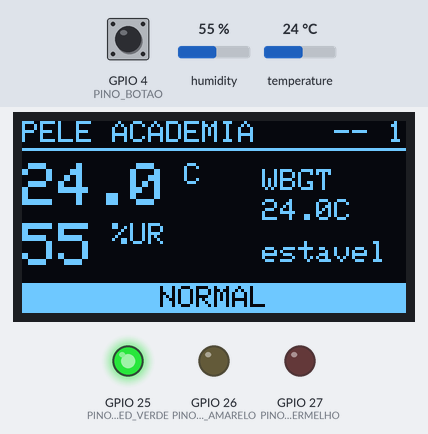
A sketch run on a simulated ESP32. Parts: 128×64 one-colour display, output pins drawn as LEDs (lit = HIGH). Dashed ring = blinking. The inputs (shaded band) are chosen by the test bench; at power-on: temperature 24 °C, GPIO 4 (PINO_BOTAO) HIGH, humidity 55 %. WiFi joins after 1.5 s; servers stay silent unless stated; web services answer with replies made up by the test bench; what the sketch prints to the serial monitor is not drawn.

Above: at 2.7 s.
2.8 s: temperature set to 41 °C
At 4.3 s:
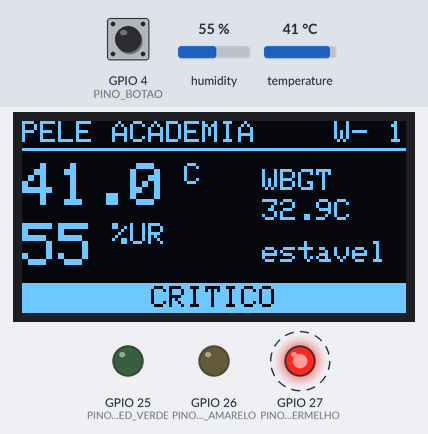
5.9 s: temperature set to 12 °C
At 7.5 s:
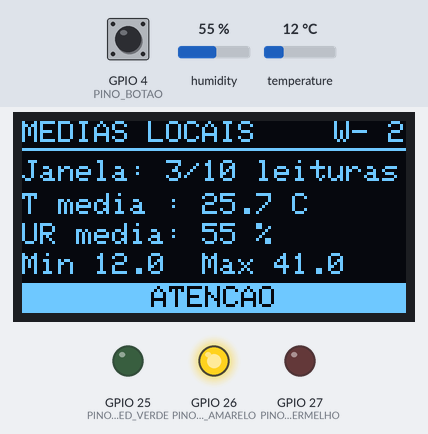
13.0 s: GPIO 4 (PINO_BOTAO) pulled LOW for 0.15 s
At 19.9 s:
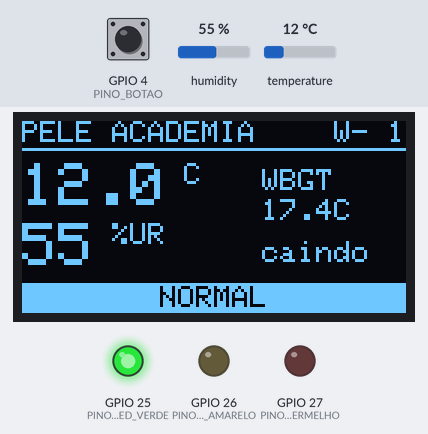
20.2 s: GPIO 4 (PINO_BOTAO) pulled LOW for 1 s
At 20.9 s:
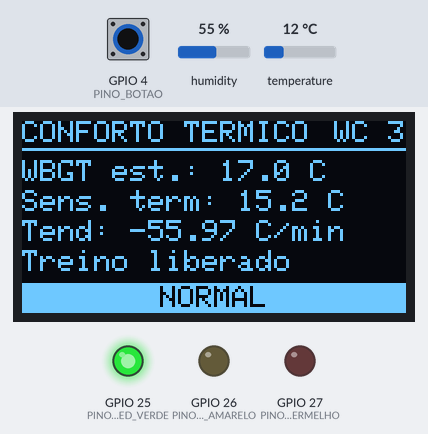
28.3 s: temperature set to 19 °C
At 33.0 s:
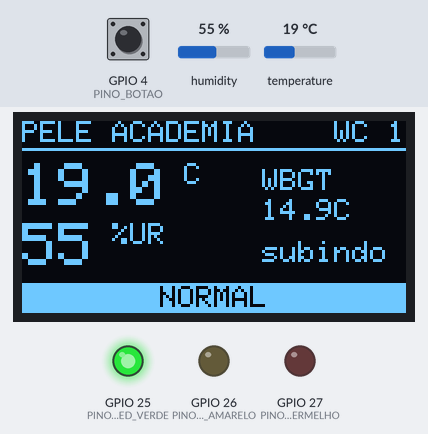
35.4 s: temperature set to 0 °C
At 36.6 s:
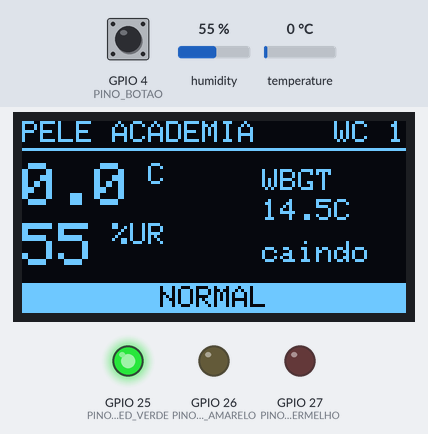
Timing chart, 0 to 38.4 s (numbered marks = the images above; inputs shaded):
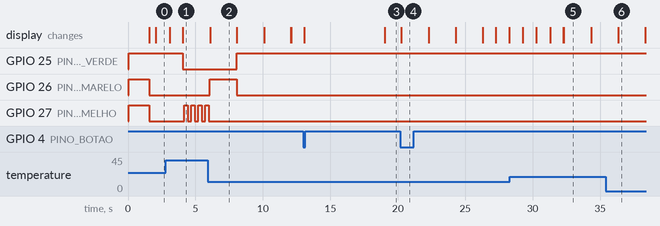

Measured:
- after the input at 2.8 s, GPIO 25 (PINO_LED_VERDE): HIGH → LOW after 1.2 s; GPIO 27 (PINO_LED_VERMELHO): alternates HIGH for 0.26 s and LOW for 0.26 s, starting after 1.4 s; the display: first differs from a run without the input after 1.3 s (image 1)
- after the input at 5.9 s, GPIO 25 (PINO_LED_VERDE): LOW → HIGH after 2.2 s; GPIO 26 (PINO_LED_AMARELO): LOW → HIGH after 0.15 s, → LOW 2.0 s later; GPIO 27 (PINO_LED_VERMELHO): goes on until 6.0 s, then stays LOW; the display: changes after 0.20 s (image 2)
- after the input at 20.2 s, the display: changes after 0.07 s (image 4)
- after the input at 28.3 s, the display: first differs from a run without the input after 4.0 s (image 5)
- after the input at 35.4 s, the display: changes after 0.93 s (image 6)
- what the display in image 2 shows lasts 2.0 s, from 6.1 s to 8.1 s

The sketch:

sketch.ino
```cpp
#include <WiFi.h>
#include <HTTPClient.h>
#include <Wire.h>
#include <Adafruit_GFX.h>
#include <Adafruit_SSD1306.h>
#include <DHT.h>
#include <math.h>

const char* WIFI_SSID  = "Wokwi-GUEST";
const char* WIFI_SENHA = "";
const int   WIFI_CANAL = 6;

const char* TS_WRITE_API_KEY = "1QA5UAK2ICPLZFUK";
const char* TS_URL           = "http://api.thingspeak.com/update";

#define PINO_DHT          15
#define TIPO_DHT          DHT22
#define PINO_LED_VERDE    25
#define PINO_LED_AMARELO  26
#define PINO_LED_VERMELHO 27
#define PINO_BOTAO        4

#define OLED_LARGURA  128
#define OLED_ALTURA   64
#define OLED_ENDERECO 0x3C

const unsigned long INTERVALO_LEITURA_MS   = 2000;
const unsigned long INTERVALO_ENVIO_MS     = 20000;
const unsigned long INTERVALO_TELA_MS      = 6000;
const unsigned long INTERVALO_WIFI_MS      = 10000;
const unsigned long INTERVALO_PISCA_MS     = 250;
const unsigned long DEBOUNCE_MS            = 200;

const int N_AMOSTRAS = 10;

const float WBGT_ATENCAO  = 25.0;
const float WBGT_ALERTA   = 28.0;
const float WBGT_CRITICO  = 32.0;
const float TEMP_LIMITE   = 32.0;
const float UMID_MAX      = 80.0;
const float UMID_MIN      = 30.0;

enum Estado { NORMAL = 0, ATENCAO = 1, ALERTA = 2, CRITICO = 3, ERRO_SENSOR = 4 };
const char* NOME_ESTADO[] = { "NORMAL", "ATENCAO", "ALERTA", "CRITICO", "ERRO SENSOR" };
const char* RECOMENDACAO[] = {
  "Treino liberado",
  "Pausas p/ hidratacao",
  "Reduzir intensidade",
  "Suspender treino",
  "Verificar sensor"
};

DHT dht(PINO_DHT, TIPO_DHT);
Adafruit_SSD1306 display(OLED_LARGURA, OLED_ALTURA, &Wire, -1);

float         bufTemp[N_AMOSTRAS];
float         bufUmid[N_AMOSTRAS];
unsigned long bufTempo[N_AMOSTRAS];
int           bufIndice = 0;
int           bufQtd    = 0;

float tempAtual = NAN;
float umidAtual = NAN;

struct Indicadores {
  float  tempMedia, umidMedia;
  float  tempMin, tempMax;
  float  indiceCalor;
  float  wbgt;
  float  tendencia;
  int    excedencias;
  Estado estado;
} ind;

int falhasSensorSeguidas = 0;

unsigned long enviosOk = 0, enviosFalha = 0;
unsigned long ultimoEnvioOk = 0;

unsigned long tUltimaLeitura = 0, tUltimoEnvio = 0, tUltimaTela = 0;
unsigned long tUltimaTentativaWifi = 0, tUltimoPisca = 0, tUltimoBotao = 0;
bool estadoPisca = false;
int  telaAtual = 0;
const int TOTAL_TELAS = 4;
bool botaoAnterior = HIGH;
bool displayOk = false;

float pressaoVapor(float t, float ur) {
  return (ur / 100.0) * 6.105 * exp((17.27 * t) / (237.7 + t));
}

float calcularWBGT(float t, float ur) {
  return 0.567 * t + 0.393 * pressaoVapor(t, ur) + 3.94;
}

float calcularTendencia() {
  if (bufQtd < 3) return 0;

  int inicio = (bufQtd < N_AMOSTRAS) ? 0 : bufIndice;
  unsigned long t0 = bufTempo[inicio];
  float sx = 0, sy = 0, sxy = 0, sxx = 0;
  for (int i = 0; i < bufQtd; i++) {
    int k = (inicio + i) % N_AMOSTRAS;
    float x = (bufTempo[k] - t0) / 60000.0;
    float y = bufTemp[k];
    sx += x; sy += y; sxy += x * y; sxx += x * x;
  }
  float den = bufQtd * sxx - sx * sx;
  if (fabs(den) < 1e-6) return 0;
  return (bufQtd * sxy - sx * sy) / den;
}

Estado classificarPorWBGT(float wbgt) {
  if (wbgt >= WBGT_CRITICO) return CRITICO;
  if (wbgt >= WBGT_ALERTA)  return ALERTA;
  if (wbgt >= WBGT_ATENCAO) return ATENCAO;
  return NORMAL;
}

void adicionarAoBuffer(float t, float ur) {
  bufTemp[bufIndice]  = t;
  bufUmid[bufIndice]  = ur;
  bufTempo[bufIndice] = millis();
  bufIndice = (bufIndice + 1) % N_AMOSTRAS;
  if (bufQtd < N_AMOSTRAS) bufQtd++;
}

void processarLeituras() {
  float somaT = 0, somaU = 0;
  float minT = 1000, maxT = -1000;
  int exced = 0;

  for (int i = 0; i < bufQtd; i++) {
    somaT += bufTemp[i];
    somaU += bufUmid[i];
    if (bufTemp[i] < minT) minT = bufTemp[i];
    if (bufTemp[i] > maxT) maxT = bufTemp[i];
    if (bufTemp[i] > TEMP_LIMITE || bufUmid[i] > UMID_MAX || bufUmid[i] < UMID_MIN) exced++;
  }

  ind.tempMedia   = somaT / bufQtd;
  ind.umidMedia   = somaU / bufQtd;
  ind.tempMin     = minT;
  ind.tempMax     = maxT;
  ind.excedencias = exced;
  ind.indiceCalor = dht.computeHeatIndex(ind.tempMedia, ind.umidMedia, false);
  ind.wbgt        = calcularWBGT(ind.tempMedia, ind.umidMedia);
  ind.tendencia   = calcularTendencia();

  Estado e = classificarPorWBGT(ind.wbgt);
  bool foraDosLimites = ind.tempMedia > TEMP_LIMITE ||
                        ind.umidMedia > UMID_MAX ||
                        ind.umidMedia < UMID_MIN;
  if (foraDosLimites && e < ATENCAO) e = ATENCAO;
  ind.estado = e;
}

void lerSensor() {
  float t  = dht.readTemperature();
  float ur = dht.readHumidity();

  bool valida = !isnan(t) && !isnan(ur) && t >= -40 && t <= 80 && ur >= 0 && ur <= 100;
  if (!valida) {
    falhasSensorSeguidas++;
    Serial.println("[SENSOR] Leitura invalida descartada");
    if (falhasSensorSeguidas >= 3) ind.estado = ERRO_SENSOR;
    return;
  }

  falhasSensorSeguidas = 0;
  tempAtual = t;
  umidAtual = ur;
  adicionarAoBuffer(t, ur);
  processarLeituras();

  Serial.printf("[BORDA] T=%.1fC UR=%.0f%% | media T=%.1fC UR=%.0f%% | IC=%.1fC WBGT=%.1fC | "
                "tend=%+.2fC/min | exced=%d/%d | %s\r\n",
                t, ur, ind.tempMedia, ind.umidMedia, ind.indiceCalor, ind.wbgt,
                ind.tendencia, ind.excedencias, bufQtd, NOME_ESTADO[ind.estado]);
}

void atualizarLeds() {
  if (millis() - tUltimoPisca >= INTERVALO_PISCA_MS) {
    tUltimoPisca = millis();
    estadoPisca = !estadoPisca;
  }
  bool verde = false, amarelo = false, vermelho = false;
  switch (ind.estado) {
    case NORMAL:      verde = true;            break;
    case ATENCAO:     amarelo = true;          break;
    case ALERTA:      vermelho = true;         break;
    case CRITICO:     vermelho = estadoPisca;  break;
    case ERRO_SENSOR: amarelo = estadoPisca;   break;
  }
  digitalWrite(PINO_LED_VERDE, verde);
  digitalWrite(PINO_LED_AMARELO, amarelo);
  digitalWrite(PINO_LED_VERMELHO, vermelho);
}

void desenharCabecalho(const char* titulo) {
  display.setTextSize(1);
  display.setTextColor(SSD1306_WHITE);
  display.setCursor(0, 0);
  display.print(titulo);

  display.setCursor(104, 0);
  display.print(WiFi.status() == WL_CONNECTED ? "W" : "-");
  display.print((ultimoEnvioOk && millis() - ultimoEnvioOk < 60000) ? "C" : "-");
  display.setCursor(122, 0);
  display.print(telaAtual + 1);
  display.drawFastHLine(0, 9, OLED_LARGURA, SSD1306_WHITE);
}

void desenharFaixaEstado() {

  display.fillRect(0, 54, OLED_LARGURA, 10, SSD1306_WHITE);
  display.setTextColor(SSD1306_BLACK);
  display.setTextSize(1);
  const char* txt = NOME_ESTADO[ind.estado];
  int x = (OLED_LARGURA - strlen(txt) * 6) / 2;
  display.setCursor(x, 55);
  display.print(txt);
  display.setTextColor(SSD1306_WHITE);
}

void telaPrincipal() {
  desenharCabecalho("PELE ACADEMIA");
  if (bufQtd == 0) {
    display.setCursor(0, 24);
    display.print("Aguardando leituras");
  } else {
    display.setTextSize(2);
    display.setCursor(0, 14);
    display.printf("%.1f", tempAtual);
    display.setTextSize(1);
    display.print(" C");
    display.setTextSize(2);
    display.setCursor(0, 34);
    display.printf("%.0f", umidAtual);
    display.setTextSize(1);
    display.print(" %UR");

    display.setCursor(80, 16);
    display.print("WBGT");
    display.setCursor(80, 26);
    display.printf("%.1fC", ind.wbgt);
    display.setCursor(80, 40);
    display.print(ind.tendencia > 0.3 ? "subindo" : ind.tendencia < -0.3 ? "caindo" : "estavel");
  }
  desenharFaixaEstado();
}

void telaMedias() {
  desenharCabecalho("MEDIAS LOCAIS");
  display.setCursor(0, 13);
  display.printf("Janela: %d/%d leituras", bufQtd, N_AMOSTRAS);
  display.setCursor(0, 24);
  display.printf("T media : %.1f C", ind.tempMedia);
  display.setCursor(0, 34);
  display.printf("UR media: %.0f %%", ind.umidMedia);
  display.setCursor(0, 44);
  display.printf("Min %.1f  Max %.1f", ind.tempMin, ind.tempMax);
  desenharFaixaEstado();
}

void telaConforto() {
  desenharCabecalho("CONFORTO TERMICO");
  display.setCursor(0, 13);
  display.printf("WBGT est.: %.1f C", ind.wbgt);
  display.setCursor(0, 23);
  display.printf("Sens. term: %.1f C", ind.indiceCalor);
  display.setCursor(0, 33);
  display.printf("Tend: %+.2f C/min", ind.tendencia);
  display.setCursor(0, 43);
  display.print(RECOMENDACAO[ind.estado]);
  desenharFaixaEstado();
}

void telaConexao() {
  desenharCabecalho("NUVEM/REDE");
  display.setCursor(0, 13);
  if (WiFi.status() == WL_CONNECTED) {
    display.printf("WiFi OK %ddBm", WiFi.RSSI());
    display.setCursor(0, 23);
    display.print(WiFi.localIP());
  } else {
    display.print("WiFi desconectado");
    display.setCursor(0, 23);
    display.print("Modo local ativo");
  }
  display.setCursor(0, 33);
  display.printf("TS ok:%lu falha:%lu", enviosOk, enviosFalha);
  display.setCursor(0, 43);
  if (ultimoEnvioOk) display.printf("Ultimo envio: %lus", (millis() - ultimoEnvioOk) / 1000);
  else               display.print("Nenhum envio ainda");
  desenharFaixaEstado();
}

void atualizarDisplay() {
  if (!displayOk) return;
  display.clearDisplay();
  switch (telaAtual) {
    case 0: telaPrincipal(); break;
    case 1: telaMedias();    break;
    case 2: telaConforto();  break;
    case 3: telaConexao();   break;
  }
  display.display();
}

void verificarBotao() {
  bool leitura = digitalRead(PINO_BOTAO);
  if (leitura == LOW && botaoAnterior == HIGH && millis() - tUltimoBotao > DEBOUNCE_MS) {
    tUltimoBotao = millis();
    telaAtual = (telaAtual + 1) % TOTAL_TELAS;
    tUltimaTela = millis();
  }
  botaoAnterior = leitura;
}

void conectarWifi() {
  Serial.printf("[WIFI] Conectando a %s...\r\n", WIFI_SSID);
  WiFi.mode(WIFI_STA);
  WiFi.begin(WIFI_SSID, WIFI_SENHA, WIFI_CANAL);
  tUltimaTentativaWifi = millis();
}

void manterWifi() {
  static bool estavaConectado = false;
  bool conectado = WiFi.status() == WL_CONNECTED;
  if (conectado && !estavaConectado) {
    Serial.print("[WIFI] Conectado. IP: ");
    Serial.println(WiFi.localIP());
  }
  if (!conectado && estavaConectado) Serial.println("[WIFI] Conexao perdida — seguindo em modo local");
  estavaConectado = conectado;

  if (!conectado && millis() - tUltimaTentativaWifi >= INTERVALO_WIFI_MS) {
    WiFi.disconnect();
    conectarWifi();
  }
}

String codificarUrl(const String& s) {
  String out;
  const char* hex = "0123456789ABCDEF";
  for (size_t i = 0; i < s.length(); i++) {
    char c = s[i];
    if (isalnum(c) || c == '-' || c == '_' || c == '.') out += c;
    else { out += '%'; out += hex[(c >> 4) & 0xF]; out += hex[c & 0xF]; }
  }
  return out;
}

void enviarThingSpeak() {
  if (bufQtd == 0 || ind.estado == ERRO_SENSOR) return;
  if (WiFi.status() != WL_CONNECTED) {
    Serial.println("[NUVEM] Sem Wi-Fi: envio adiado, processamento local continua");
    return;
  }

  String status = String(NOME_ESTADO[ind.estado]) + " | " + RECOMENDACAO[ind.estado] +
                  " | exced " + ind.excedencias + "/" + bufQtd;

  String url = String(TS_URL) + "?api_key=" + TS_WRITE_API_KEY +
               "&field1=" + String(tempAtual, 1) +
               "&field2=" + String(umidAtual, 1) +
               "&field3=" + String(ind.tempMedia, 2) +
               "&field4=" + String(ind.umidMedia, 2) +
               "&field5=" + String(ind.indiceCalor, 2) +
               "&field6=" + String(ind.wbgt, 2) +
               "&field7=" + String((int)ind.estado) +
               "&field8=" + String(ind.excedencias) +
               "&status=" + codificarUrl(status);

  HTTPClient http;
  http.setTimeout(4000);
  http.begin(url);
  int codigo = http.GET();
  String resposta = http.getString();
  http.end();

  if (codigo == 200 && resposta.toInt() > 0) {
    enviosOk++;
    ultimoEnvioOk = millis();
    Serial.printf("[NUVEM] Enviado ao ThingSpeak — registro #%s\r\n", resposta.c_str());
  } else {
    enviosFalha++;
    Serial.printf("[NUVEM] Falha no envio (HTTP %d, resposta '%s')\r\n", codigo, resposta.c_str());
  }
}

void setup() {
  Serial.begin(115200);
  Serial.println("\n=== Pele Academia — Monitor Ambiental de Treino ===");

  pinMode(PINO_LED_VERDE, OUTPUT);
  pinMode(PINO_LED_AMARELO, OUTPUT);
  pinMode(PINO_LED_VERMELHO, OUTPUT);
  pinMode(PINO_BOTAO, INPUT_PULLUP);

  dht.begin();

  displayOk = display.begin(SSD1306_SWITCHCAPVCC, OLED_ENDERECO);
  if (!displayOk) {
    Serial.println("[IHM] OLED nao encontrado — seguindo com LEDs e Serial");
  } else {
    display.clearDisplay();
    display.setTextColor(SSD1306_WHITE);
    display.setTextSize(2);
    display.setCursor(16, 8);
    display.print("PELE");
    display.setCursor(16, 26);
    display.print("ACADEMIA");
    display.setTextSize(1);
    display.setCursor(16, 50);
    display.print("Monitor de treino");
    display.display();
  }

  digitalWrite(PINO_LED_VERDE, HIGH);
  digitalWrite(PINO_LED_AMARELO, HIGH);
  digitalWrite(PINO_LED_VERMELHO, HIGH);
  delay(1500);

  ind.estado = NORMAL;
  conectarWifi();
}

void loop() {
  unsigned long agora = millis();

  if (agora - tUltimaLeitura >= INTERVALO_LEITURA_MS) {
    tUltimaLeitura = agora;
    lerSensor();
  }

  verificarBotao();

  if (agora - tUltimaTela >= INTERVALO_TELA_MS) {
    tUltimaTela = agora;
    telaAtual = (telaAtual + 1) % TOTAL_TELAS;
  }

  atualizarLeds();
  atualizarDisplay();
  manterWifi();

  if (agora - tUltimoEnvio >= INTERVALO_ENVIO_MS) {
    tUltimoEnvio = agora;
    enviarThingSpeak();
  }
}
```
